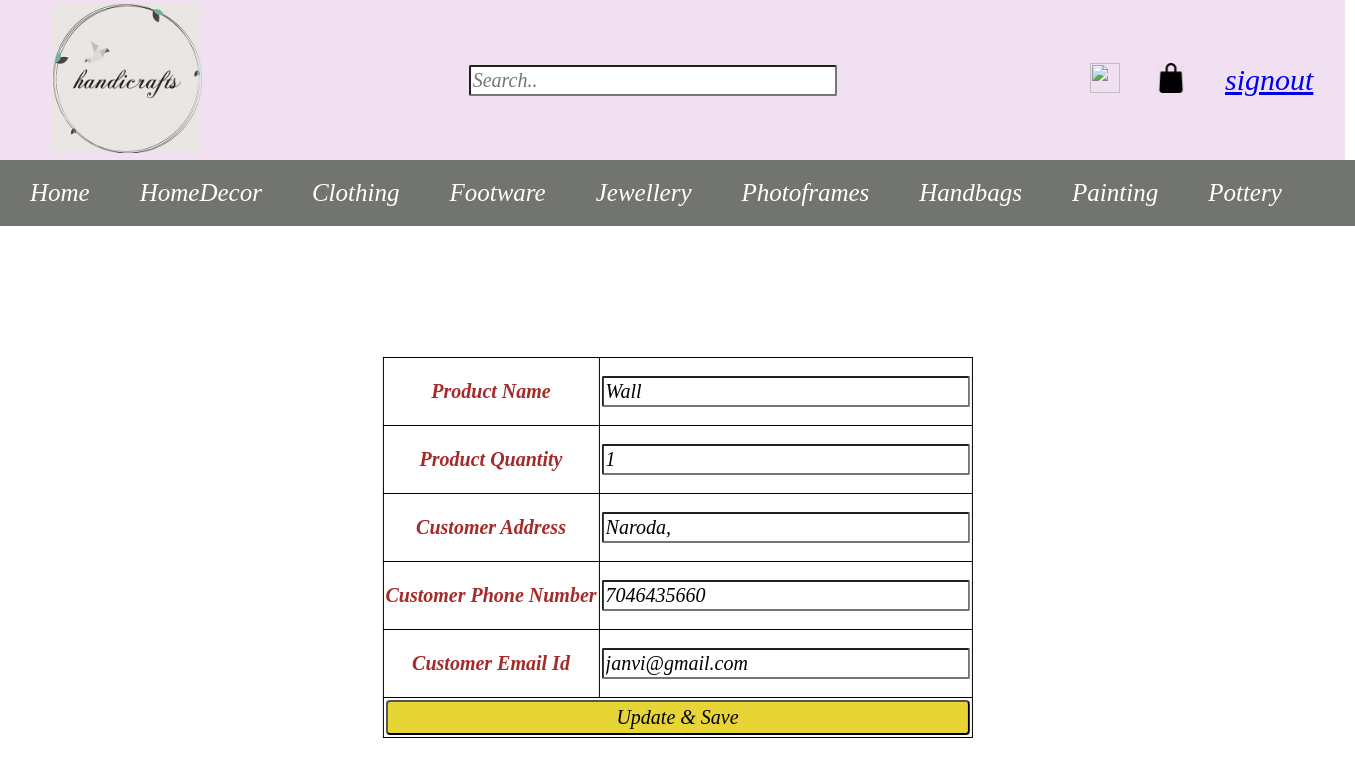
Page /edit/?id=2 on the committed database.
### handicraftApp/models.py (models this page shows)
class Pdetailsmodel(models.Model):
    pname=models.CharField(max_length=50)
    pquantity=models.IntegerField()
    cname=models.CharField(max_length=40)
    caddress=models.CharField(max_length=100)
    cphnum=models.IntegerField()
    cemail=models.CharField(max_length=40)

### handicraftApp/views.py (the view)
# urls.py: path('edit/',views.editViews),
def editViews(request):
    id=request.GET['id']
    user=Pdetailsmodel.objects.get(id=id)
    return render(request,'edit.html',{'i': user})

### handicraftApp/templates/edit.html (shortened to what this page needs)
{% load static %}
<!DOCTYPE html>
<html>
<head>
</head>
<body>
    <form>
    <table style="background-color: rgb(241, 224, 241); width: 1345px; ">
        <tr>
            <td class="imagetd1"><img src="{% static 'handicraftApp/images/logo.jpg' %}" width="150" height="150" ></td>
            <td class="td2"><input type="text" placeholder="Search.." name="search"></td>
            <td class="ltd3"><img src="{% static 'handicraftApp/images/wishlist.jpg' %}" width="30" height="30"></td>
            <td class="ltd4"><a class="pLink" href="/cart/"><img src="{% static 'handicraftApp/images/bag.png' %}" width="30" height="30"></a></td>
            <td class="td3"><a href="/login/">signout</td></a>
        </tr>
    </table>
    </form>
    <div class="navbar">
        <a href="/home/">Home</a>
        <a href="/hdecor/">HomeDecor</a>
        <a href="/clothing">Clothing</a>
        <a href="/footware">Footware</a>
        <a href="/jewellery">Jewellery</a>
        <a href="/photoframes/">Photoframes</a>
        <a href="/handbag/">Handbags</a>
        <a href="/painting">Painting</a>
        <a href="/pot/">Pottery</a>
    </div>
    <div class="centered">
    <table class="table1">
        <form method="Post" action="/updateValues/">
            <tr>
                <td class="td1"><h3>Product Name</h3></td>
                <td class="td1"><input type="text" name="PRODName" value={{i.pname}}></td>
            </tr>
            <tr>
                <td class="td1"><h3>Product Quantity</h3></td>
                <td class="td1"><input type="text" name="PRODquan" value={{i.pquantity}}></td>
            </tr>
            <tr>
                <td class="td1"><h3>Customer Address</h3></td>
                <td class="td1"><input type="text" name="CUSadd" value={{i.caddress}}></td>
            </tr>
            <tr>
                <td class="td1"><h3>Customer Phone Number</h3></td>
                <td class="td1"><input type="text" name="CUSphn" value={{i.cphnum}}></td>
            </tr>
            <tr>
                <td class="td1"><h3>Customer Email Id</h3></td>
                <td class="td1"><input type="text" name="CUSemail" value={{i.cemail}}></td>
            </tr>
            <tr>
                <td colspan="2" class="td1"><input type="submit" value="Update & Save" class="btn"></td>
            </tr>
        </form>
    </div>
</body>
</html>

### handicraftApp/templates/edit.html (style rules this page uses)
body { margin:0px; }
input[type=text] { width: 360px; height: 25px; border-radius: 2px; font-family: inherit; font-style: italic; font-size: 20px; }
h3 { font-family: inherit; font-style: italic; font-size: 20px; text-align: center; color: brown; }
.imagetd1 { padding-left: 50px; }
.td2 { padding-left: 200px; }
.td3 { font-family: inherit; font-style: italic; font-size: 30px; }
.ltd3 { padding-left: 70px; }
.ltd4 { padding-right: 20px; }
.navbar { padding: 5px; overflow: hidden; background-color: rgb(114, 116, 111); font-family: inherit; font-style: italic; font-size: 25px; }
.navbar a { float: left; color: white; text-align: center; padding: 14px 25px; text-decoration: none; font-family: inherit; font-style: italic; font-size: 25px; }
.td1 { border: 1px solid black; color: rgb(42, 6, 78); padding: 2px; }
.btn { font-family: inherit; font-style: italic; font-size: 20px; width: 100%; height: 35px; border-radius: 4px; cursor: pointer; background-color: rgb(231, 213, 53); }
.table1 { border-collapse: collapse; margin-top: 55px; }
.centered { position: absolute; top: 65%; left: 50%; transform: translate(-50%, -50%); }

### rows in the picture
Pdetailsmodel: PRODquan "1", CUSphn "7046435660", CUSemail "janvi@gmail.com"
